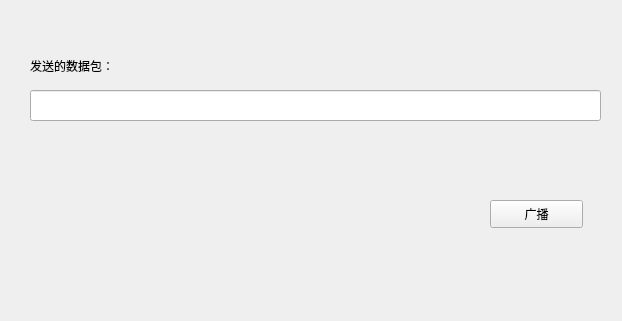
<?xml version="1.0" encoding="UTF-8"?>
<ui version="4.0">
 <class>Widget</class>
 <widget class="QWidget" name="Widget">
  <property name="geometry">
   <rect>
    <x>0</x>
    <y>0</y>
    <width>622</width>
    <height>321</height>
   </rect>
  </property>
  <property name="windowTitle">
   <string>Widget</string>
  </property>
  <widget class="QLabel" name="label">
   <property name="geometry">
    <rect>
     <x>30</x>
     <y>50</y>
     <width>141</width>
     <height>31</height>
    </rect>
   </property>
   <property name="text">
    <string>发送的数据包：</string>
   </property>
  </widget>
  <widget class="QLineEdit" name="lineEdit">
   <property name="geometry">
    <rect>
     <x>30</x>
     <y>90</y>
     <width>571</width>
     <height>31</height>
    </rect>
   </property>
  </widget>
  <widget class="QPushButton" name="pushButton">
   <property name="geometry">
    <rect>
     <x>490</x>
     <y>200</y>
     <width>93</width>
     <height>28</height>
    </rect>
   </property>
   <property name="text">
    <string>广播</string>
   </property>
  </widget>
 </widget>
 <resources/>
 <connections/>
</ui>
